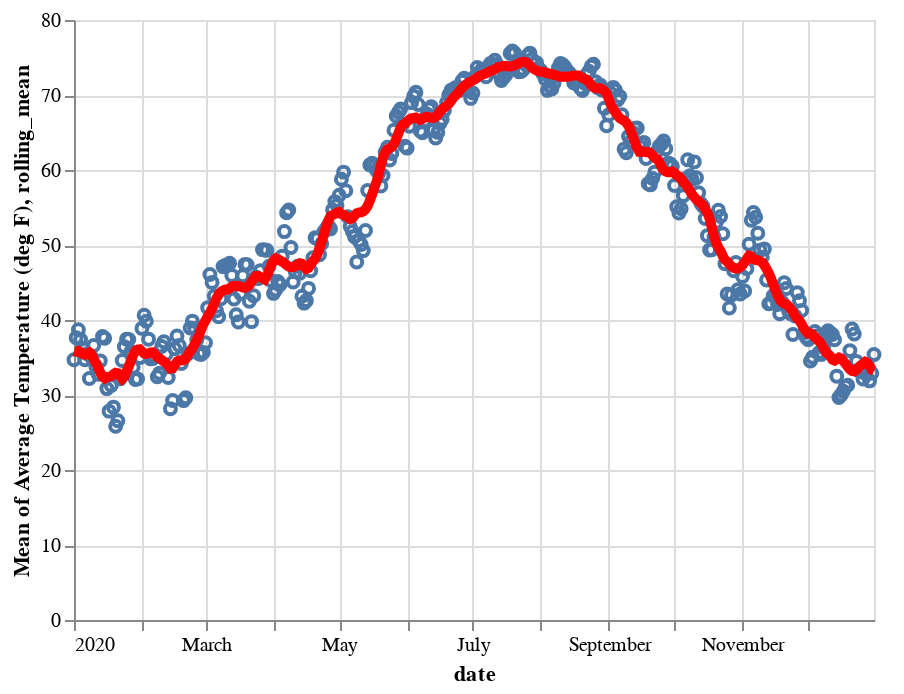

The code cell stored with this chart in its notebook:
### Code cell
alt.data_transformers.disable_max_rows()
scatter = alt.Chart(loc_timeseries.reset_index()).mark_point().encode(x='date:T',y='mean(Average Temperature (deg F))')
#print(loc_timeseries.reset_index().groupby('date').mean().reset_index())
mean = alt.Chart(loc_timeseries.reset_index().groupby('date').mean().reset_index()).transform_window(rolling_mean='mean(Average Temperature (deg F))',frame=[-7,7]
                                                               ).mark_line(color='red',size=5).encode(
                                                                    x='date:T',
                                                                    y=alt.Y('rolling_mean:Q'))#,scale=alt.Scale(domain=[20,80])))

(scatter+mean).properties(width=400)

### Figure 1 — Vega-Lite specification as saved in the notebook (floating-point values rounded to 4 significant figures; data arrays with more than 128 entries replaced by an {"elided": "..."} marker saying what was removed)
{"config": {"view": {"continuousWidth": 400, "continuousHeight": 300}}, "layer": [{"data": {"name": "data-b10f0d9201fff75247d2862e4016465d"}, "mark": "point", "encoding": {"x": {"type": "temporal", "field": "date"}, "y": {"type": "quantitative", "aggregate": "mean", "field": "Average Temperature (deg F)"}}}, {"data": {"name": "data-b50714a5634e45613b869817884a789e"}, "mark": {"type": "line", "color": "red", "size": 5}, "encoding": {"x": {"type": "temporal", "field": "date"}, "y": {"type": "quantitative", "field": "rolling_mean"}}, "transform": [{"window": [{"op": "mean", "field": "Average Temperature (deg F)", "as": "rolling_mean"}], "frame": [-7, 7]}]}], "width": 400, "$schema": "https://vega.github.io/schema/vega-lite/v4.8.1.json", "datasets": {"data-b10f0d9201fff75247d2862e4016465d": {"elided": "14929 records"}, "data-b50714a5634e45613b869817884a789e": {"elided": "366 records"}}}
